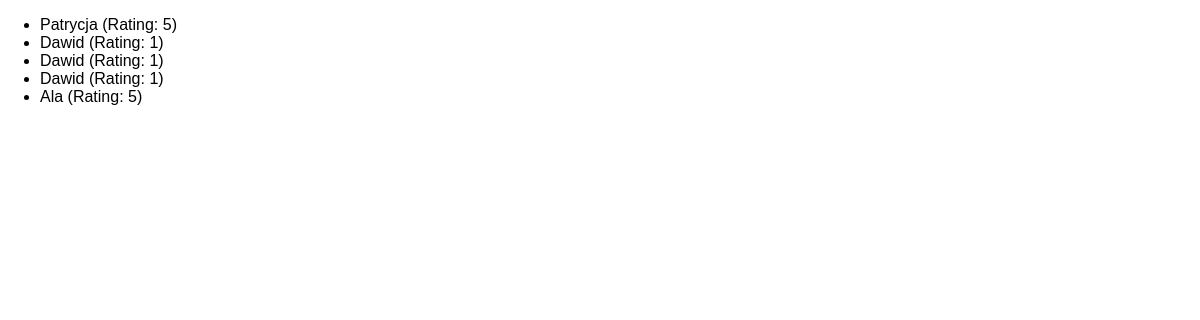
/review/reviews, run on an earlier commit of the app's database.
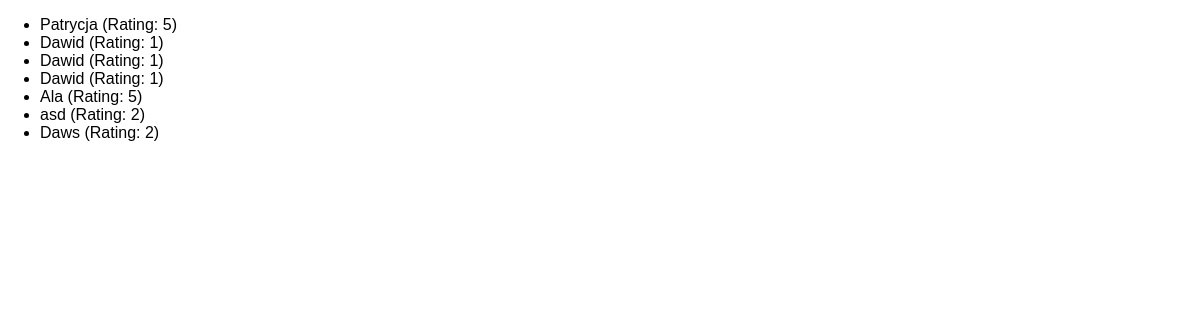
And on a later commit of the database.
### reviews/models.py (models this page shows)
class Review(models.Model):
    user_name = models.CharField(max_length=100)
    review_text = models.TextField()
    rating = models.IntegerField()

### reviews/views.py (the view)
# urls.py: path("reviews", views.ReviewListView.as_view()),
class ReviewListView(ListView):
    template_name = "reviews/reviews_list.html"
    model = Review
    context_object_name = "reviews"

### reviews/templates/reviews/reviews_list.html (shortened to what this page needs)
{% extends "reviews/base.html"%}
{% block content %}
<ul>
    {% for review in reviews %}
    <li> {{review.user_name }} (Rating: {{ review.rating }})</li>
    {% endfor %}
</ul>
{% endblock %}

### reviews/templates/reviews/base.html (shortened to what this page needs)
{% load static %}
<!DOCTYPE html>
<html lang="en">
<head>
<link rel="stylesheet" href="{% static "reviews/styles.css" %}">
</head>
<body>
{% block content %}
{% endblock %}
</body>
</html>

### reviews/static/reviews/styles.css (style rules this page uses)
body { font-family: sans-serif; margin: 0; }

What changed in the data, as far as the page shows it:
added Review: user_name "asd", rating "2"
added Review: user_name "Daws", rating "2"
